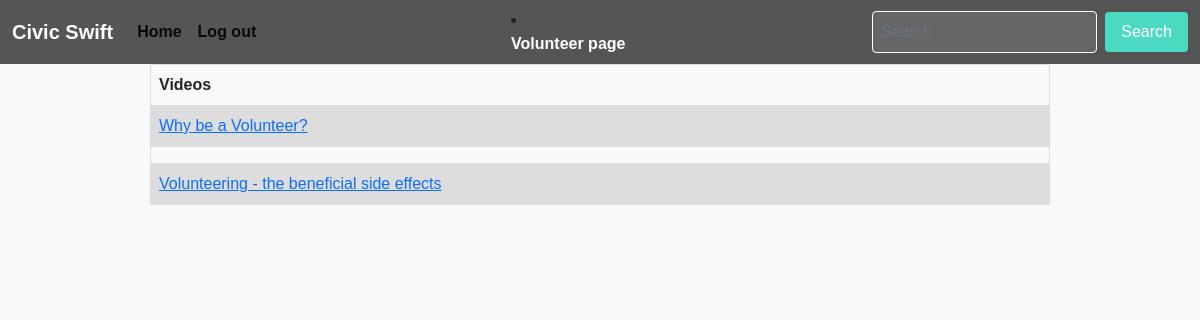
The app's page /Volunteer/, older data.
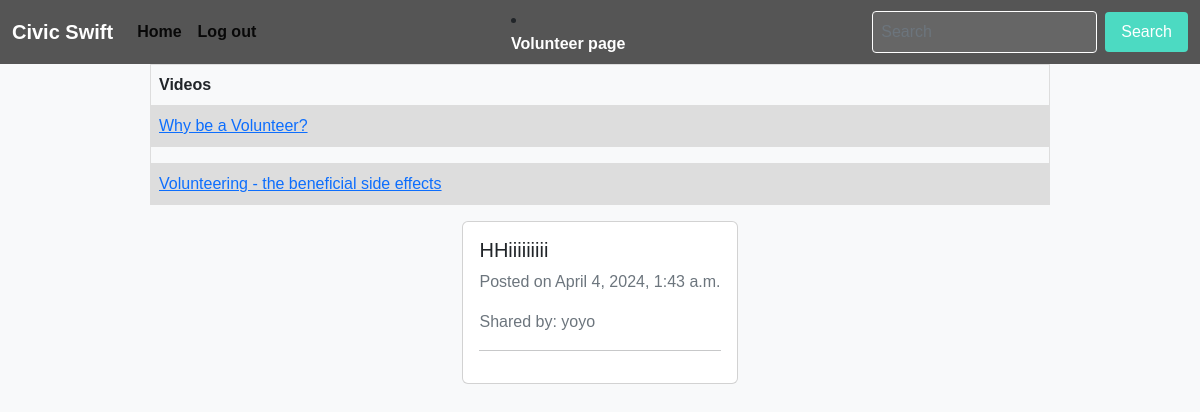
The same page, newer data.
### core/models.py (models this page shows, shortened)
class Post(models.Model):
    user = models.ForeignKey(User,on_delete=models.CASCADE)
    caption = models.TextField(max_length=600,null=False)
    date_created = models.DateTimeField(auto_now_add=True,null=False)

### core/views.py (the view)
# urls.py: path('Volunteer/', Volunteer.as_view(), name='Volunteer'),
class Volunteer(ListView):
    model = Post
    template_name = "Volunteer.html"
    paginate_by = 10000
    def get_queryset(self):
        return  Post.objects.all().order_by('-date_created')

### Template/Volunteer.html (shortened to what this page needs)
<!DOCTYPE html>
<html lang="en">
<head>
    <link href="https://cdn.jsdelivr.net/npm/bootstrap@5.2.3/dist/css/bootstrap.min.css" rel="stylesheet">
</head>
<body>
    <nav class="navbar navbar-expand-lg">
        <div class="container-fluid">
            <a class="navbar-brand" href="{% url 'homepage' %}">Civic Swift</a>
            <div class="collapse navbar-collapse" id="navbarSupportedContent">
                <ul class="navbar-nav me-auto mb-2 mb-lg-0">
                    <li class="nav-item">
                        <a class="nav-link active" aria-current="page" href="{% url 'homepage' %}">Home</a>
                    </li>
                    <li class="nav-item">
                        <a class="nav-link active" aria-current="page" href="{% url 'logout' %}">Log out</a>
                    </li>
                </ul>
                <li class="nav-item">
                        <a class="nav-link active" aria-current="page" href="{% url 'Volunteer' %}">Volunteer page</a>
                    </li>
                <form class="search-form" role="search" method="get" action="{% url 'search' %}">
                      <input class="form-control me-2" type="search" placeholder="Search" aria-label="Search" name="query">
                      <button class="btn btn-outline-secondary" type="submit">Search</button>
                </form>
            </div>
        </div>
    </nav>
<table style="width:75%">
  <tr>
    <th>Videos</th>
  </tr>
  <tr>
    <td><a href="https://youtu.be/2szQhR4oZtA">Why be a Volunteer?</a></td>
  </tr>
  <tr>
    <td></td>
  </tr>
  <tr>
    <td><a href="https://youtu.be/jbV1TDZQAFc">Volunteering - the beneficial side effects</a></td>
  </tr>
</table>
{% for post in object_list %}
    <div class="card my-3">
        <div class="card-body">
            <h5 class="card-title mb-2">{{ post.caption }}</h5>
            <p class="card-text text-muted mb-3">Posted on {{ post.date_created }}</p>
            <p class="card-text text-muted mb-3">Shared by: {{ post.user }}</p>
            <hr>
        </div>
    </div>
{% endfor %}

Row changes from the older to the newer data that the page shows:
added Post: caption "HHiiiiiiiii", date_created "April 4, 2024, 1:43 a.m.", user "yoyo"
